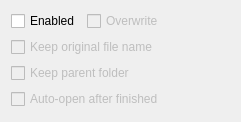
                    <widget class="QWidget" name="scrollAreaWidgetContents">
                     <property name="geometry">
                      <rect>
                       <x>0</x>
                       <y>0</y>
                       <width>241</width>
                       <height>122</height>
                      </rect>
                     </property>
                     <layout class="QGridLayout" name="gridLayout_37">
                      <item row="2" column="0">
                       <widget class="QCheckBox" name="checkBox_OutPath_KeepOriginalFileName">
                        <property name="enabled">
                         <bool>false</bool>
                        </property>
                        <property name="sizePolicy">
                         <sizepolicy hsizetype="Preferred" vsizetype="Fixed">
                          <horstretch>0</horstretch>
                          <verstretch>0</verstretch>
                         </sizepolicy>
                        </property>
                        <property name="text">
                         <string>Keep original file name</string>
                        </property>
                       </widget>
                      </item>
                      <item row="1" column="0">
                       <layout class="QHBoxLayout" name="horizontalLayout_5">
                        <item>
                         <widget class="QCheckBox" name="checkBox_OutPath_isEnabled">
                          <property name="sizePolicy">
                           <sizepolicy hsizetype="Preferred" vsizetype="Fixed">
                            <horstretch>0</horstretch>
                            <verstretch>0</verstretch>
                           </sizepolicy>
                          </property>
                          <property name="toolTip">
                           <string>When this option is enabled, the output file 
will be moved to the path you specified. 
Otherwise, it will be saved in the same 
folder as the source file.

*This option will be deactivated when [Replace
original file] is enabled*</string>
                          </property>
                          <property name="text">
                           <string>Enabled</string>
                          </property>
                         </widget>
                        </item>
                        <item>
                         <widget class="QCheckBox" name="checkBox_OutPath_Overwrite">
                          <property name="enabled">
                           <bool>false</bool>
                          </property>
                          <property name="sizePolicy">
                           <sizepolicy hsizetype="Preferred" vsizetype="Fixed">
                            <horstretch>0</horstretch>
                            <verstretch>0</verstretch>
                           </sizepolicy>
                          </property>
                          <property name="toolTip">
                           <string>When this option is enabled, the output file will
replace the file with the same name as the output
file that exists in the output path.</string>
                          </property>
                          <property name="text">
                           <string>Overwrite</string>
                          </property>
                         </widget>
                        </item>
                        <item>
                         <spacer name="horizontalSpacer_17">
                          <property name="orientation">
                           <enum>Qt::Horizontal</enum>
                          </property>
                          <property name="sizeHint" stdset="0">
                           <size>
                            <width>40</width>
                            <height>20</height>
                           </size>
                          </property>
                         </spacer>
                        </item>
                       </layout>
                      </item>
                      <item row="3" column="0">
                       <widget class="QCheckBox" name="checkBox_KeepParentFolder">
                        <property name="enabled">
                         <bool>false</bool>
                        </property>
                        <property name="sizePolicy">
                         <sizepolicy hsizetype="Preferred" vsizetype="Fixed">
                          <horstretch>0</horstretch>
                          <verstretch>0</verstretch>
                         </sizepolicy>
                        </property>
                        <property name="text">
                         <string>Keep parent folder</string>
                        </property>
                       </widget>
                      </item>
                      <item row="4" column="0">
                       <widget class="QCheckBox" name="checkBox_AutoOpenOutputPath">
                        <property name="enabled">
                         <bool>false</bool>
                        </property>
                        <property name="toolTip">
                         <string>Automatically open the output folder
after processing all files.</string>
                        </property>
                        <property name="text">
                         <string>Auto-open after finished</string>
                        </property>
                       </widget>
                      </item>
                     </layout>
                    </widget>
